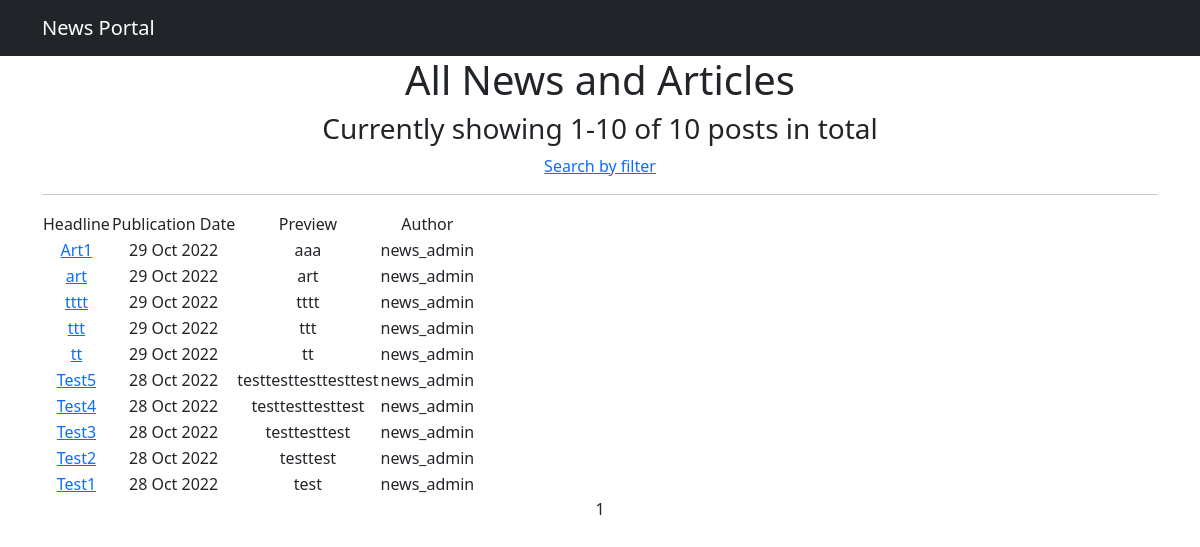
Page /news/ on the committed database.
### filters_forms_app/models.py (models this page shows, shortened)
class Post(models.Model):
    author = models.ForeignKey(Author, on_delete=models.CASCADE)
    news = 'NWS'
    article = 'ART'
    TYPES = [
        (news, 'News'),
        (article, 'Article')
    ]
    type = models.CharField(max_length=3, choices=TYPES)
    date = models.DateTimeField(auto_now_add=True)
    category = models.ManyToManyField(Category, through='PostCategory')
    name = models.CharField(max_length=255, default="Good news, everyone!")
    text = models.TextField()
    rating = models.IntegerField(default=0)

class Author(models.Model):
    user = models.OneToOneField(User, on_delete=models.CASCADE)
    user_rating = models.IntegerField(default=0)

### filters_forms_app/views.py (the view)
# urls.py: path('', NewsList.as_view(), name='news_list'),
class NewsList(ListView):
    model = Post
    ordering = '-date'
    template_name = 'news_list.html'
    context_object_name = 'news_list'
    paginate_by = 10
    def get_queryset(self):
        queryset = super().get_queryset()
        self.filterset = NewsFilter(self.request.GET, queryset)
        return self.filterset.qs
    def get_context_data(self, **kwargs):
        context = super().get_context_data(**kwargs)
        context['filterset'] = self.filterset
        return context

### filters_forms_app/templatetags/custom_filters.py (called while the page is built)
@register.filter(name='censor')
def rkn_english_edition(value):
    if type(value) != str:
        raise ValueError
    for swear in THOSE_VERY_SEVEN_DIRTY_WORDS:
        if swear in value:
            value = value.replace(swear, swear[0] + "*" * (len(swear) - 1))
    return value

### templates/news_list.html (shortened to what this page needs)
{% extends 'flatpages/default.html' %}
{% load custom_filters %}
{% load custom_tags %}
{% block content %}
    {% block content_specific %}
        <h1>All News and Articles</h1>
        <h3>Currently showing {{ page_obj.start_index }}-{{ page_obj.end_index }}
            of {{ page_obj.paginator.count }} posts in total</h3>
        <a href="search">Search by filter</a>
    {% endblock content_specific %}
    <hr>
    {% if news_list %}
        <table>
            <tr>
                <td>Headline</td>
                <td>Publication Date</td>
                <td>Preview</td>
                <td>Author</td>
            </tr>
            {% for n in news_list %}
            <tr>
                <td><a href="{{ n.pk }}">{{ n.name|censor }}</a> </td>
                <td>{{ n.date|date:'d M Y' }}</td>
                <td>{{ n.text|censor|truncatewords:20 }}</td>
                <td>{{ n.author.user.username }}</td>
            </tr>
            {% endfor %}
        </table>
    {% else %}
        <h2>It is quite empty here...</h2>
    {% endif %}
    {{ page_obj.number }}
{% endblock content %}

### templates/flatpages/default.html (shortened to what this page needs)
<!DOCTYPE html>
<html lang="en">
    <head>
        {% load static %}
        <link href="{% static 'css/styles.css' %}" rel="stylesheet" />
    </head>
    <body>
        <nav class="navbar navbar-expand-lg navbar-dark bg-dark static-top">
            <div class="container">
                <a class="navbar-brand" href="#">News Portal</a>
            </div>
            </nav>
        <div class="container">
            <div class="row">
                <div class="col-lg-12 text-center">
                    {% block content %}{% endblock content %}
                </div>
            </div>
        </div>
    </body>
</html>

### rows in the picture
Post: name|censor "Art1", date "29 Oct 2022", text|censor "aaa", author.user.username "news_admin"
Post: name|censor "art", date "29 Oct 2022", text|censor "art", author.user.username "news_admin"
Post: name|censor "tttt", date "29 Oct 2022", text|censor "tttt", author.user.username "news_admin"
Post: name|censor "ttt", date "29 Oct 2022", text|censor "ttt", author.user.username "news_admin"
Post: name|censor "tt", date "29 Oct 2022", text|censor "tt", author.user.username "news_admin"
Post: name|censor "Test5", date "28 Oct 2022", text|censor "testtesttesttesttest", author.user.username "news_admin"
Post: name|censor "Test4", date "28 Oct 2022", text|censor "testtesttesttest", author.user.username "news_admin"
Post: name|censor "Test3", date "28 Oct 2022", text|censor "testtesttest", author.user.username "news_admin"
Post: name|censor "Test2", date "28 Oct 2022", text|censor "testtest", author.user.username "news_admin"
Post: name|censor "Test1", date "28 Oct 2022", text|censor "test", author.user.username "news_admin"

### other values in the picture
{{ page_obj.start_index }} "1"
{{ page_obj.end_index }} "10"
{{ page_obj.paginator.count }} "10"
{{ page_obj.number }} "1"
